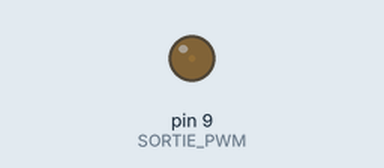
Bench run of a sketch on a simulated Arduino Uno, built with avr-gcc and run on an emulated ATmega328P. On the bench: output pins drawn as LEDs (lit = HIGH).

Above: at 0.05 s.
At 2.3 s:
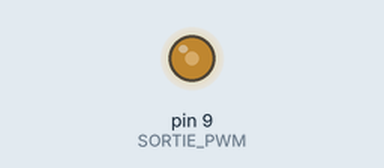
At 4.6 s:
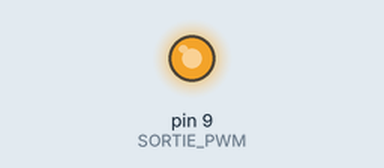
At 9.2 s:
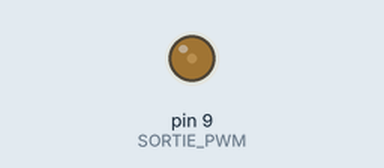
Timing chart, 0 to 13.3 s (numbered marks = the images above):
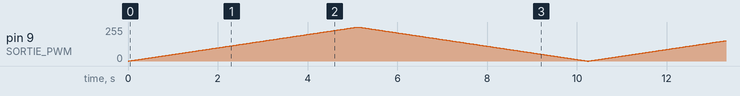

The sketch:

sketch_jan18c.ino
```cpp
#define SORTIE_PWM 9   // PWM pin connected to the RC filter

void setup() {

  // configure PWM pin as output
  pinMode(SORTIE_PWM, OUTPUT);
}

void loop() {

  // increase duty cycle from 0 to 255
  for (int duty = 0; duty <= 255; duty++) {
    analogWrite(SORTIE_PWM, duty);
    delay(20);   // slow variation to observe the filtered voltage
  }

  // decrease duty cycle from 255 to 0
  for (int duty = 255; duty >= 0; duty--) {
    analogWrite(SORTIE_PWM, duty);
    delay(20);
  }
}
```
